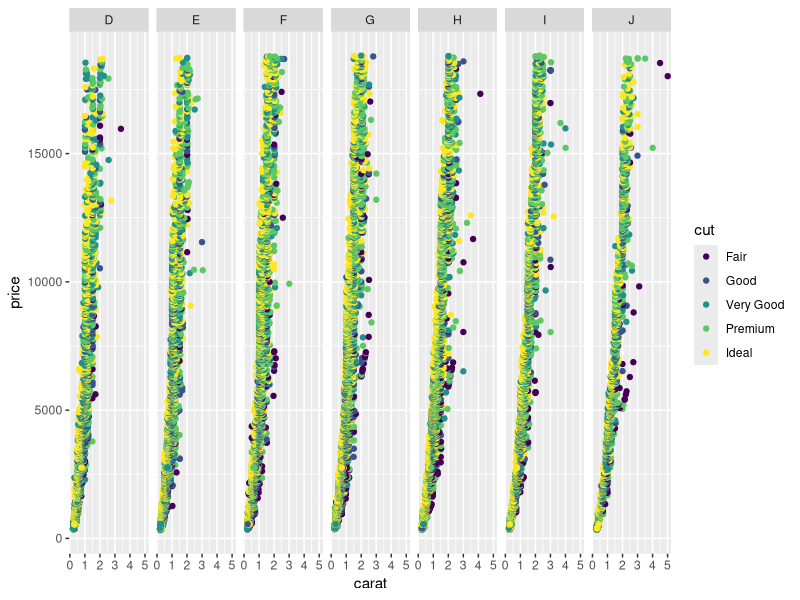

The R source for this figure:
## ---- chunk 1
library(ggplot2)
data(diamonds)
## ---- chunk 2
summary(diamonds)
## ---- chunk 3
g <- ggplot(data = diamonds, aes(x = carat, y = price)) +
        geom_point(inherit.aes = TRUE, aes(col = cut)) +
        facet_grid(. ~ color)
       
g
